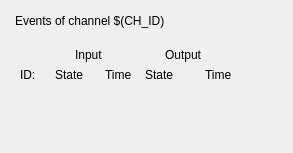
<?xml version="1.0" encoding="UTF-8"?>
<ui version="4.0">
 <class>Form</class>
 <widget class="QWidget" name="Form">
  <property name="geometry">
   <rect>
    <x>0</x>
    <y>0</y>
    <width>293</width>
    <height>153</height>
   </rect>
  </property>
  <property name="windowTitle">
   <string>Form</string>
  </property>
  <widget class="caInclude" name="cainclude">
   <property name="geometry">
    <rect>
     <x>15</x>
     <y>90</y>
     <width>271</width>
     <height>56</height>
    </rect>
   </property>
   <property name="macro">
    <string>IOC=$(IOC),MasterID=$(MasterID),SlaveID=$(SlaveID),CH_ID=$(CH_ID),EV=$(EV),EV=$(EV),ID=01;IOC=$(IOC),MasterID=$(MasterID),SlaveID=$(SlaveID),CH_ID=$(CH_ID),EV=$(EV),EV=$(EV),ID=02</string>
   </property>
   <property name="filename" stdset="0">
    <string notr="true">ecmcEL1259_EVX.ui</string>
   </property>
   <property name="stacking">
    <enum>caInclude::Row</enum>
   </property>
   <property name="numberOfItems" stdset="0">
    <number>2</number>
   </property>
  </widget>
  <widget class="caLabel" name="calabel_21">
   <property name="geometry">
    <rect>
     <x>15</x>
     <y>5</y>
     <width>236</width>
     <height>31</height>
    </rect>
   </property>
   <property name="text">
    <string>Events of channel $(CH_ID)</string>
   </property>
   <property name="alignment">
    <set>Qt::AlignLeading|Qt::AlignLeft|Qt::AlignVCenter</set>
   </property>
  </widget>
  <widget class="caLabel" name="calabel_4">
   <property name="geometry">
    <rect>
     <x>20</x>
     <y>65</y>
     <width>21</width>
     <height>20</height>
    </rect>
   </property>
   <property name="text">
    <string>ID:</string>
   </property>
   <property name="alignment">
    <set>Qt::AlignLeading|Qt::AlignLeft|Qt::AlignVCenter</set>
   </property>
  </widget>
  <widget class="caLabel" name="calabel_5">
   <property name="geometry">
    <rect>
     <x>75</x>
     <y>45</y>
     <width>36</width>
     <height>20</height>
    </rect>
   </property>
   <property name="text">
    <string>Input</string>
   </property>
   <property name="alignment">
    <set>Qt::AlignLeading|Qt::AlignLeft|Qt::AlignVCenter</set>
   </property>
  </widget>
  <widget class="caLabel" name="calabel_6">
   <property name="geometry">
    <rect>
     <x>55</x>
     <y>65</y>
     <width>36</width>
     <height>20</height>
    </rect>
   </property>
   <property name="text">
    <string>State</string>
   </property>
   <property name="alignment">
    <set>Qt::AlignLeading|Qt::AlignLeft|Qt::AlignVCenter</set>
   </property>
  </widget>
  <widget class="caLabel" name="calabel_7">
   <property name="geometry">
    <rect>
     <x>105</x>
     <y>65</y>
     <width>36</width>
     <height>20</height>
    </rect>
   </property>
   <property name="text">
    <string>Time</string>
   </property>
   <property name="alignment">
    <set>Qt::AlignLeading|Qt::AlignLeft|Qt::AlignVCenter</set>
   </property>
  </widget>
  <widget class="caLabel" name="calabel_8">
   <property name="geometry">
    <rect>
     <x>205</x>
     <y>65</y>
     <width>36</width>
     <height>20</height>
    </rect>
   </property>
   <property name="text">
    <string>Time</string>
   </property>
   <property name="alignment">
    <set>Qt::AlignLeading|Qt::AlignLeft|Qt::AlignVCenter</set>
   </property>
  </widget>
  <widget class="caLabel" name="calabel_9">
   <property name="geometry">
    <rect>
     <x>165</x>
     <y>45</y>
     <width>56</width>
     <height>20</height>
    </rect>
   </property>
   <property name="text">
    <string>Output</string>
   </property>
   <property name="alignment">
    <set>Qt::AlignLeading|Qt::AlignLeft|Qt::AlignVCenter</set>
   </property>
  </widget>
  <widget class="caLabel" name="calabel_10">
   <property name="geometry">
    <rect>
     <x>145</x>
     <y>65</y>
     <width>36</width>
     <height>20</height>
    </rect>
   </property>
   <property name="text">
    <string>State</string>
   </property>
   <property name="alignment">
    <set>Qt::AlignLeading|Qt::AlignLeft|Qt::AlignVCenter</set>
   </property>
  </widget>
 </widget>
 <customwidgets>
  <customwidget>
   <class>caLabel</class>
   <extends>QLabel</extends>
   <header>caLabel</header>
  </customwidget>
  <customwidget>
   <class>caInclude</class>
   <extends>QWidget</extends>
   <header>caInclude</header>
  </customwidget>
 </customwidgets>
 <resources/>
 <connections/>
</ui>
